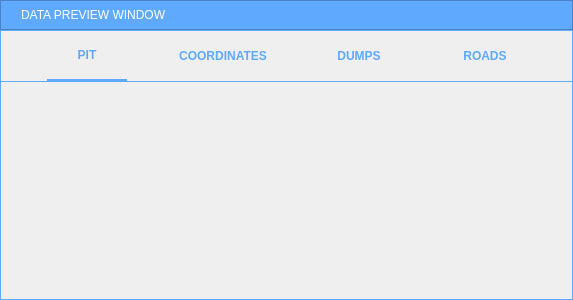
<?xml version="1.0" encoding="UTF-8"?>
<ui version="4.0">
 <class>PreviewWindow</class>
 <widget class="QWidget" name="PreviewWindow">
  <property name="geometry">
   <rect>
    <x>0</x>
    <y>0</y>
    <width>573</width>
    <height>300</height>
   </rect>
  </property>
  <property name="windowTitle">
   <string>Form</string>
  </property>
  <property name="styleSheet">
   <string notr="true">QLabel{
color : rgb(255,255,255);
background-color: rgb(95, 170, 255);
}
QPushButton{
border : 0;
color: rgb(255, 255, 255);
background:rgba(0,0,0,0);
font: 600 14pt &quot;Segoe UI&quot;;
}
QPushButton::hover{
	color: rgb(255, 121, 43);
}
</string>
  </property>
  <layout class="QVBoxLayout" name="verticalLayout" stretch="0,1">
   <property name="spacing">
    <number>0</number>
   </property>
   <property name="leftMargin">
    <number>0</number>
   </property>
   <property name="topMargin">
    <number>0</number>
   </property>
   <property name="rightMargin">
    <number>0</number>
   </property>
   <property name="bottomMargin">
    <number>0</number>
   </property>
   <item>
    <widget class="QFrame" name="frame">
     <property name="minimumSize">
      <size>
       <width>0</width>
       <height>30</height>
      </size>
     </property>
     <property name="maximumSize">
      <size>
       <width>16777215</width>
       <height>30</height>
      </size>
     </property>
     <property name="styleSheet">
      <string notr="true">background-color: rgb(95, 170, 255);</string>
     </property>
     <property name="frameShape">
      <enum>QFrame::StyledPanel</enum>
     </property>
     <property name="frameShadow">
      <enum>QFrame::Raised</enum>
     </property>
     <layout class="QHBoxLayout" name="horizontalLayout">
      <property name="spacing">
       <number>0</number>
      </property>
      <property name="leftMargin">
       <number>0</number>
      </property>
      <property name="topMargin">
       <number>0</number>
      </property>
      <property name="rightMargin">
       <number>0</number>
      </property>
      <property name="bottomMargin">
       <number>0</number>
      </property>
      <item>
       <spacer name="horizontalSpacer_2">
        <property name="orientation">
         <enum>Qt::Horizontal</enum>
        </property>
        <property name="sizeType">
         <enum>QSizePolicy::Fixed</enum>
        </property>
        <property name="sizeHint" stdset="0">
         <size>
          <width>20</width>
          <height>20</height>
         </size>
        </property>
       </spacer>
      </item>
      <item>
       <widget class="QLabel" name="label">
        <property name="styleSheet">
         <string notr="true">font: 75 12pt &quot;MS Shell Dlg 2&quot;;</string>
        </property>
        <property name="text">
         <string>DATA PREVIEW WINDOW</string>
        </property>
       </widget>
      </item>
      <item>
       <spacer name="horizontalSpacer">
        <property name="orientation">
         <enum>Qt::Horizontal</enum>
        </property>
        <property name="sizeHint" stdset="0">
         <size>
          <width>211</width>
          <height>20</height>
         </size>
        </property>
       </spacer>
      </item>
      <item>
       <widget class="QPushButton" name="btn_add">
        <property name="minimumSize">
         <size>
          <width>30</width>
          <height>0</height>
         </size>
        </property>
        <property name="maximumSize">
         <size>
          <width>30</width>
          <height>16777215</height>
         </size>
        </property>
        <property name="styleSheet">
         <string notr="true">QPushButton{
border-image: url(:/Assets/png/plus.png);
}
QPushButton::hover{
	border-image: url(:/Assets/png/plus_hover.png);
}</string>
        </property>
        <property name="text">
         <string/>
        </property>
       </widget>
      </item>
      <item>
       <widget class="QPushButton" name="btn_remove">
        <property name="minimumSize">
         <size>
          <width>30</width>
          <height>0</height>
         </size>
        </property>
        <property name="maximumSize">
         <size>
          <width>30</width>
          <height>16777215</height>
         </size>
        </property>
        <property name="styleSheet">
         <string notr="true">QPushButton{
border-image: url(:/Assets/png/minus.png);
}
QPushButton::hover{
	border-image: url(:/Assets/png/minus_hover.png);
}</string>
        </property>
        <property name="text">
         <string/>
        </property>
       </widget>
      </item>
     </layout>
    </widget>
   </item>
   <item>
    <widget class="QFrame" name="frame_2">
     <property name="styleSheet">
      <string notr="true">QWidget{
border : 1px solid rgb(95, 170, 255);
}</string>
     </property>
     <property name="frameShape">
      <enum>QFrame::StyledPanel</enum>
     </property>
     <property name="frameShadow">
      <enum>QFrame::Raised</enum>
     </property>
     <layout class="QVBoxLayout" name="verticalLayout_2" stretch="0,1">
      <property name="spacing">
       <number>0</number>
      </property>
      <property name="leftMargin">
       <number>0</number>
      </property>
      <property name="topMargin">
       <number>0</number>
      </property>
      <property name="rightMargin">
       <number>0</number>
      </property>
      <property name="bottomMargin">
       <number>0</number>
      </property>
      <item>
       <widget class="QFrame" name="frame_3">
        <property name="minimumSize">
         <size>
          <width>0</width>
          <height>50</height>
         </size>
        </property>
        <property name="styleSheet">
         <string notr="true">QFrame{
border:0px;
border-bottom:1px solid rgb(95, 170, 255);
}
/*-----QToolButton-----*/
QToolButton
{
		border:0px;
        background-color: rgba(0,0,0,0);
		color: rgb(95, 170, 255);
		font-weight: bold;
}


QToolButton::hover
{
		border : 1px solid rgb(95, 170, 255);
}


QToolButton::pressed
{
        background-color: #B3D7FF;
}

QToolButton:checked {
		border-bottom: 2px solid rgb(95, 170, 255);
}</string>
        </property>
        <property name="frameShape">
         <enum>QFrame::StyledPanel</enum>
        </property>
        <property name="frameShadow">
         <enum>QFrame::Raised</enum>
        </property>
        <layout class="QHBoxLayout" name="horizontalLayout_2">
         <property name="spacing">
          <number>0</number>
         </property>
         <property name="leftMargin">
          <number>0</number>
         </property>
         <property name="topMargin">
          <number>0</number>
         </property>
         <property name="rightMargin">
          <number>0</number>
         </property>
         <property name="bottomMargin">
          <number>0</number>
         </property>
         <item>
          <widget class="QToolButton" name="btn_pit">
           <property name="sizePolicy">
            <sizepolicy hsizetype="Fixed" vsizetype="Fixed">
             <horstretch>0</horstretch>
             <verstretch>0</verstretch>
            </sizepolicy>
           </property>
           <property name="minimumSize">
            <size>
             <width>80</width>
             <height>50</height>
            </size>
           </property>
           <property name="styleSheet">
            <string notr="true"/>
           </property>
           <property name="text">
            <string>PIT</string>
           </property>
           <property name="checkable">
            <bool>true</bool>
           </property>
           <property name="checked">
            <bool>true</bool>
           </property>
          </widget>
         </item>
         <item>
          <widget class="QToolButton" name="btn_coordinates">
           <property name="sizePolicy">
            <sizepolicy hsizetype="Fixed" vsizetype="Fixed">
             <horstretch>0</horstretch>
             <verstretch>0</verstretch>
            </sizepolicy>
           </property>
           <property name="minimumSize">
            <size>
             <width>100</width>
             <height>50</height>
            </size>
           </property>
           <property name="text">
            <string>COORDINATES</string>
           </property>
           <property name="checkable">
            <bool>true</bool>
           </property>
          </widget>
         </item>
         <item>
          <widget class="QToolButton" name="btn_dumps">
           <property name="sizePolicy">
            <sizepolicy hsizetype="Fixed" vsizetype="Fixed">
             <horstretch>0</horstretch>
             <verstretch>0</verstretch>
            </sizepolicy>
           </property>
           <property name="minimumSize">
            <size>
             <width>80</width>
             <height>50</height>
            </size>
           </property>
           <property name="text">
            <string>DUMPS</string>
           </property>
           <property name="checkable">
            <bool>true</bool>
           </property>
          </widget>
         </item>
         <item>
          <widget class="QToolButton" name="btn_roads">
           <property name="sizePolicy">
            <sizepolicy hsizetype="Fixed" vsizetype="Fixed">
             <horstretch>0</horstretch>
             <verstretch>0</verstretch>
            </sizepolicy>
           </property>
           <property name="minimumSize">
            <size>
             <width>80</width>
             <height>50</height>
            </size>
           </property>
           <property name="text">
            <string>ROADS</string>
           </property>
           <property name="checkable">
            <bool>true</bool>
           </property>
          </widget>
         </item>
        </layout>
       </widget>
      </item>
      <item>
       <widget class="QStackedWidget" name="stkw_tables">
        <property name="styleSheet">
         <string notr="true">border:0;</string>
        </property>
        <property name="currentIndex">
         <number>-1</number>
        </property>
       </widget>
      </item>
     </layout>
    </widget>
   </item>
  </layout>
 </widget>
 <resources/>
 <connections/>
</ui>
